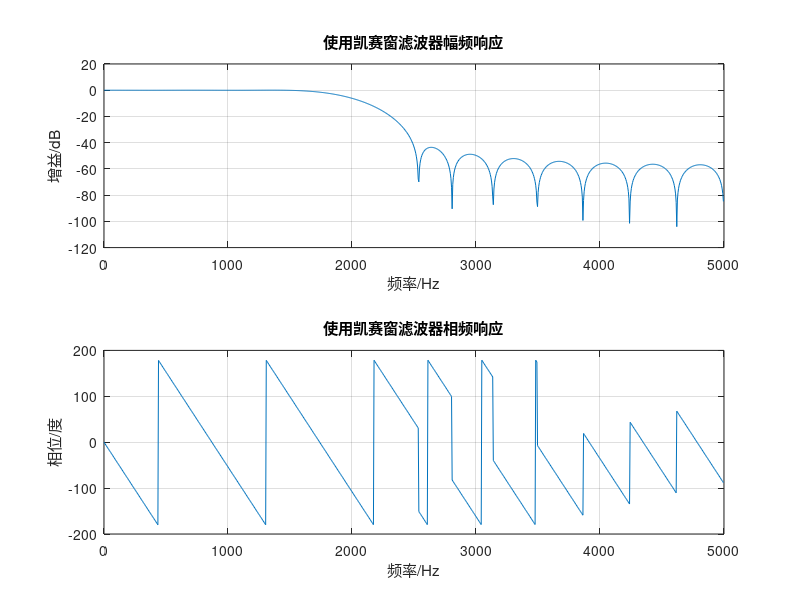
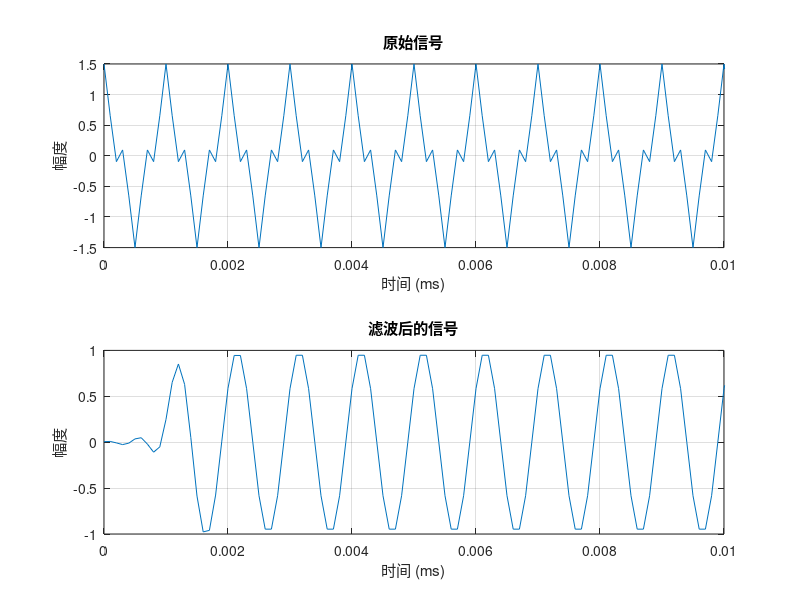

MATLAB code to generate these figures, in order:
% 凯塞贝塞尔窗参数表
% alph      过渡带宽度      通带波纹        阻带最小衰减
% 2.120     3.00*pi/N      0.2700           -30
% 3.384     4.46*pi/N      0.0864           -40
% 4.538     5.86*pi/N      0.0274           -50
% 5.568     7.24*pi/N      0.0087           -60
% 6.764     8.64*pi/N      0.0028           -70

% 实现例7.2.2
% 对模拟信号进行低通滤波,通带0<=f<=1.5kHz内衰减低于1dB,阻带2.5kHz<=f<=inf内衰减大于40dB，
% 使用凯塞贝塞尔窗函数法完成滤波器设计，Fs=10kHz

% 滤波参数初始化
fp = 1500; % 通带截止频率 1.5kHz
fs = 2500; % 阻带截止频率 2.5kHz
rs = 40;   % 阻带最小衰减 40dB
Fs = 10000; % 采样频率 10kHz

% 求wp和ws
wp = 2*pi*fp/Fs;
ws = 2*pi*fs/Fs;
Bt = ws - wp;

% 计算凯塞窗参数 alph
if rs < 21
    alph = 0;
elseif rs > 21 && rs < 50
    alph = 0.5842 * (rs - 21)^0.4 + 0.07886 * (rs - 21);
else
    alph = 0.1102 * (rs - 8.7);
end

% 计算滤波器阶数 M
M = ceil((rs - 8) / (2.285 * Bt));

% 对pi归一化的截止频率
wc = (wp + ws) / (2 * pi);

% 设计FIR滤波器
hn = fir1(M, wc, kaiser(M + 1, alph));       % 低通滤波器


% 频率响应
[H, F] = freqz(hn, 1, 1024, Fs);


% 绘制滤波器频率响应
figure;
subplot(2, 1, 1);
plot(F, 20*log10(abs(H)));
xlabel('频率/Hz');
ylabel('增益/dB');
title('使用凯赛窗滤波器幅频响应');
grid on;

subplot(2, 1, 2);
plot(F, angle(H) * 180 / pi);
xlabel('频率/Hz');
ylabel('相位/度');
title('使用凯赛窗滤波器相频响应');
grid on;


% 生成测试信号
t = 0:1/Fs:1; % 时间向量
x = cos(2*pi*1000*t) + 0.5*cos(2*pi*3000*t); % 1kHz和3kHz的正弦波

% 应用滤波器
y = filter(hn, 1, x);


% 绘制滤波结果
figure;
subplot(2, 1, 1);
plot(t, x);
xlabel('时间 (ms)');
ylabel('幅度');
title('原始信号');
grid on;
xlim([0 0.01])

subplot(2, 1, 2);
plot(t, y);
xlabel('时间 (ms)');
ylabel('幅度');
title('滤波后的信号');
grid on;
xlim([0 0.01])